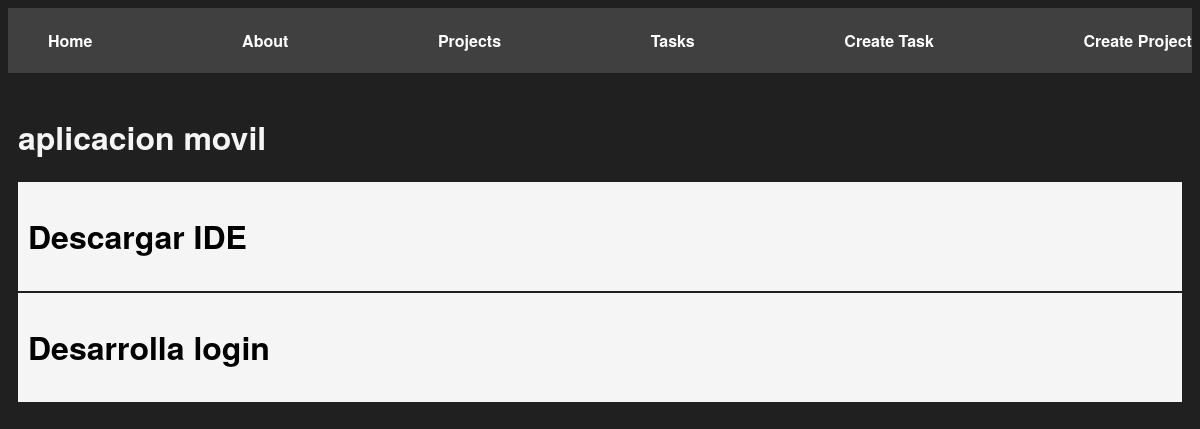
/projects/1, run on the app's committed database.
### myapp/models.py (models this page shows, shortened)
class Project(models.Model):
    name = models.CharField(max_length=200)
    def __str__(self):
        return self.name

class Task(models.Model):
    title = models.CharField(max_length=200)
    description = models.TextField()
    project = models.ForeignKey(Project, on_delete = models.CASCADE)
    done = models.BooleanField(default=False)

### myapp/views.py (the view)
# urls.py: path('projects/<int:id>', views.project_detail, name='project_detail'),
def project_detail(request, id):
    project = get_object_or_404(Project, id=id)
    tasks = Task.objects.filter(project_id=id)
    return render(request, "projects/detail.html", {
        "project": project,
        "tasks": tasks
    })

### myapp/templates/projects/detail.html
{% extends 'layouts/base.html' %}
{% block content %}
    <h1>{{project}}</h1>
    {% for task in tasks %}
    <div class="card">
        <h1>{{task.title}}</h1>
    </div>
    {% endfor %}
{% endblock content %}

### myapp/static/styles/main.css (style rules this page uses)
body { background: #202020; color: whitesmoke; font-family: Helvetica Neue, Helvetica, Arial, sans-serif; }
.card { background: whitesmoke; color: black; padding: 10px; margin-bottom: 2px; }

### data on the page
Project: name "aplicacion movil"
Task: title "Descargar IDE"
Task: title "Desarrolla login"
